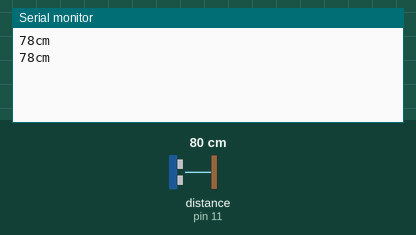
This sketch was run on a simulated Arduino Uno, built with avr-gcc and run on an emulated ATmega328P. Shown: the last lines printed to the serial monitor. Wiring (inferred from the names in the program): ultrasonic range finder: trigger pin 12; echo pin 11. The inputs (shaded band) are chosen by the test bench; at power-on: distance to the obstacle (sensor on pin 11) 80 cm. The echo pulse lasts 58.3 µs per cm.

Above: at 2.2 s.
2.3 s: distance to the obstacle (sensor on pin 11) set to 2 cm
At 3.6 s:
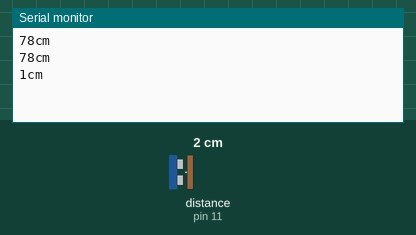
3.8 s: distance to the obstacle (sensor on pin 11) set to 4 cm
At 4.9 s:
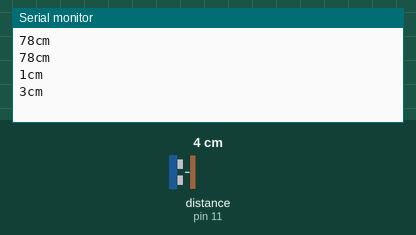
Timing chart, 0 to 6.8 s (numbered marks = the images above; inputs shaded):
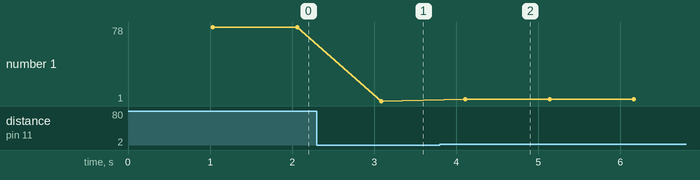

Measured:
- after the input at 2.3 s, the serial monitor: prints a new line after 0.79 s (image 1)
- after the input at 3.8 s, the serial monitor: prints a new line after 0.31 s (image 2)
- plotted number 1: 78 → 1 after the input at 2.3 s, 1 → 3 after the input at 3.8 s

The sketch:

SR04_Example.ino
```cpp
#include "SR04.h"
#define TRIG_PIN 12
#define ECHO_PIN 11
SR04 sr04 = SR04(ECHO_PIN,TRIG_PIN);
long a;

void setup() {
   Serial.begin(19200);
   delay(1000);
}

void loop() {
   a=sr04.Distance();
   Serial.print(a);
   Serial.println("cm");
   delay(1000);
}
```
